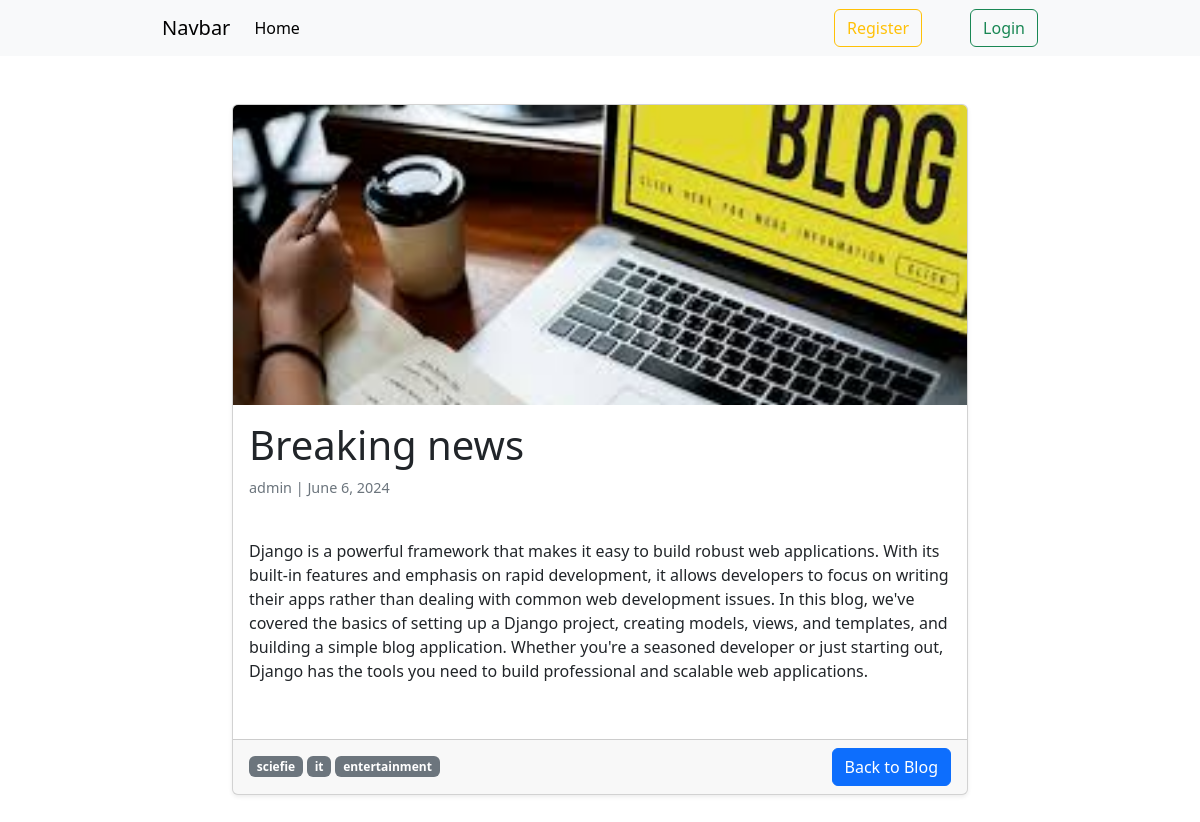
The page /details/2 on the database its author committed.
### post/models.py (models this page shows, shortened)
class Post(models.Model):
    title = models.CharField(max_length=50)
    content = models.TextField()
    catagory = models.ManyToManyField(Catagory)
    author = models.ForeignKey(User,on_delete=models.CASCADE)
    image = models.ImageField(upload_to='post/media/uploads/',blank=True,null=True)
    published_date = models.DateField(default=datetime.datetime.now())

### catagory/models.py (models this page shows, shortened)
class Catagory(models.Model):
    name=models.CharField(max_length=50)
    slug=models.SlugField(max_length=100,blank=True,null=True)

### blog_site/views.py (the view)
# urls.py: path('details/<int:pk>',views.DetailPostView.as_view(), name='detail'),
class DetailPostView(DetailView):
    model = Post
    template_name = 'detailpost.html'

### templates/detailpost.html
{% extends "base.html" %} {% block content %} {% load static %}
<link rel="stylesheet" href="{% static 'author/detailview.css' %}">
<div class="container my-5">
    <div class="row justify-content-center">
        <div class="col-12 col-md-8">
            <div class="card post-card shadow-sm">
                {% if post.image %}
                <img src="{{ post.image.url }}" class="card-img-top" alt="{{ post.title }}">
                {% else %}
                <img src="https://i.ibb.co/yXKgszr/bog.webp"  class="card-img-top" alt="">
                {% endif %}
                <div class="card-body">
                    <h1 class="card-title">{{ post.title }}</h1>
                    <div class="author-date mb-3">
                        <span class="author">{{ post.author }}</span> |
                        <span class="date">{{ post.published_date|date:"F j, Y" }}</span>
                    </div>
                    <div class="post-content">
                        {{ post.content|linebreaks }}
                    </div>
                </div>
                <div class="card-footer d-flex justify-content-between align-items-center">
                    <div class="cata d-flex flex-wrap gap-1">
                        {% for cat in post.catagory.all %}
                            <span class="badge bg-secondary">{{ cat.name }}</span>
                        {% endfor %}
                    </div>
                    <a href="{% url 'home' %}" class="btn btn-primary">Back to Blog</a>
                </div>
            </div>
        </div>
    </div>
</div>
{% endblock content %}

### author/static/author/detailview.css (style rules this page uses)
.post-card { transition: transform 0.3s; }
.post-card img { height: 300px; object-fit: cover; }
.author-date { font-size: 0.9rem; color: #6c757d; }
.post-content { white-space: pre-line; }

### rows shown on the page
Post: image (picture), title "Breaking news", author "admin", published_date "June 6, 2024", content "Django is a powerful framework that makes it easy to build robust web applications. With its built-in features and emphasis on rapid development, it allows developers to focus on writing their apps rather than dealing with common web development issues. In this blog, we've covered the basics of setting up a Django project, creating models, views, and templates, and building a simple blog application. Whether you're a seasoned developer or just starting out, Django has the tools you need to build professional and scalable web applications."
Catagory: name "sciefie"
Catagory: name "it"
Catagory: name "entertainment"
